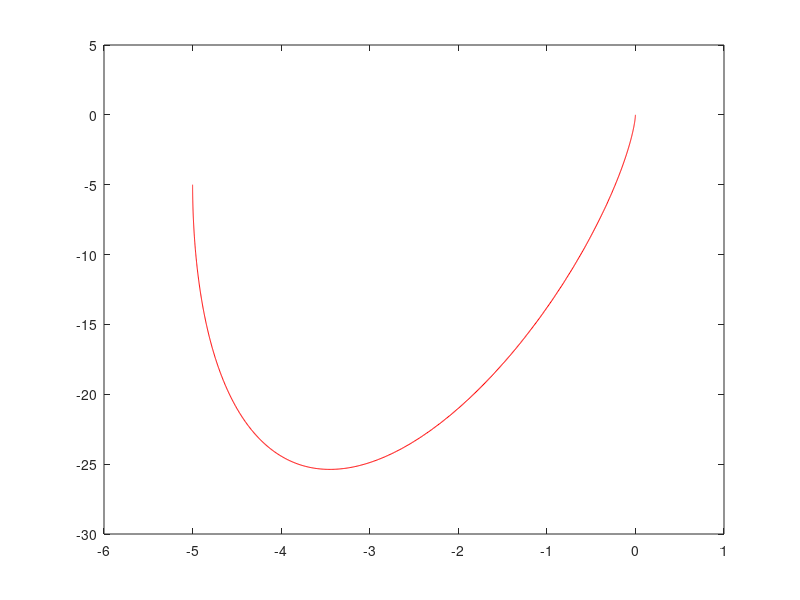

The MATLAB script that drew this image: (Note: this script raises an error after producing the figure.)
function xas = quad_traj_track2()
% EN.530.678: HW#4 sample
% 1) compute a reference path using a polynomial in flat output space
% 2) track the path using backstepping
%
% M. Kobilarov, Spring 2014


% boundary conditions in state space
x0 = [-5; -5; 0; 0; 0; 0];
xf = [0; 0; 0; 0; 0; 0];
T = 10;

%%%%%%%%% TRAJECTORY GENERATION %%%%%%%%%%%%%

% norm of initial and final velocity along desired path
% it determines how much the curves will bend
% and can be freely chosen

% quadrotor parameters
S.m = 0.2;
S.J = 0.15;
S.u1 = 1;
S.u1dot = 1;
S.u1ddot = 1;
S.u2 = 1;

% boundary conditions in flat output space 
y0 = uni_h(x0);
yf = uni_h(xf);
dy0 = x0(4:6);
dyf = xf(4:6);
d2y0 = (1/S.m)*Rot(x0(3))*[0; S.u1] + [0; -9.81];
d2y0 = [d2y0; S.u2/S.J];
d2yf = (1/S.m)*Rot(xf(3))*[0; S.u1] + [0; -9.81];
d2yf = [d2yf; S.u2/S.J];

% compute path coefficients
A = poly3_coeff(y0, dy0, d2y0, yf, dyf, d2yf, T);

% plot desired path
X = A*poly3(0:.01:T);
plot(X(1,:), X(2,:), '-r')
hold on


%%%%%%%%% TRAJECTORY TRACKING %%%%%%%%%%%%%
S.A = A;

% gains
S.k0 = 1; S.k1 = 1; S.k2 = 1; S.k3 = 1;

% perturb initial condition
x = x0 ;

% simulate system
[ts, xas] = ode45(@uni_ode, [0 T], x, [], S);

% visualize
plot(xas(:,1), xas(:,2), '-b');
legend('desired', 'executed')
title('Trajectory of quadcopter')
xlabel('x1'); ylabel('x2');
hold off

% figure(2);
% plot(ts, xas(:,1))
% hold on
% plot(ts, xas(:,2))
% plot(ts, xas(:,3))
% legend('x', 'y', 'yaw')

end
%%%%%%%%%%%%%%%%%%%%%%%%%%%%%%%%%%%%%%%%%%%%


function A = poly3_coeff(y0, dy0, d2y0, yf, dyf, d2yf, T)
% computes cubic curve connecting (y0,dy0) and (yf, dyf) at time T

Y = [y0, dy0, d2y0, yf, dyf, d2yf];
L = [poly3(0), dpoly3(0), d2poly3(0) ...
     poly3(T), dpoly3(T), d2poly3(T)];
A = Y/L;
end

%%%%%%%%%%%%%%%%%%%%%%%%%%%%%%%%%%%%%%%%%%%%%%%%

function y = uni_h(x)
% output function
    y = x(1:3);
end

function f = poly3(t)
    f = [t.^6; t.^5; t.^4; t.^3; t.^2; t; ones(size(t))];
end

function f = dpoly3(t)
    f = [6*t.^5; 5*t.^4; 4*t.^3; 3*t.^2; 2*t; ones(size(t)); zeros(size(t))];
end

function f = d2poly3(t)
    f = [30*t.^4; 20*t.^3; 12*t.^2; 6*t; 2; zeros(size(t)); zeros(size(t))];
end

%%%%%%%%%%%%%%%%%%%%%%%%%%%%%%%%%%%%%%%%%%%%%%%%%

function Ua = uni_ctrl(t, xa, S)
% tracking control law
R = Rot(xa(3));

% get desired outputs:
yd = S.A*poly3(t);
dyd = S.A*dpoly3(t);
d2yd = S.A*d2poly3(t);

% get current output and calculate error terms
y = uni_h(xa);
dy = xa(4:6);
% d2y = (1/S.m)*R*[0; xa(end-1)] + [0; -9.81];

% errors
e = y - yd;
de = dy - dyd;
% d2e = d2y - d2yd;

v = d2yd - S.k0*de - S.k1*e;

u1 = S.m*v(2) + S.m*(9.81);
u2 = S.J*(-S.k2*de(3) - S.k3*e(3));

Ua = [u1; u2];

end

%%%%%%%%%%%%%%%%%%%%%%%%%%%%%%%%%%%%%%%%%%%%%%

function R = Rot(a)

R = [cos(a), -sin(a);
     sin(a), cos(a)];
end

function dxa = uni_ode(t, xa, S)
% state = [x y yaw xDot yDot yawDot u1 u1Dot]
% [u1; u1Dot] is the dynamic compensator

% quadrotor ODE
Ua = uni_ctrl(t, xa, S);
R = Rot(xa(3));

u1 = Ua(1);
u2 = Ua(2);

dxa = [xa(4:6);
       (1/S.m)*R*[0; xa(end-1)] + [0; -9.81];
       u2/S.J];

end
%%%%%%%%%%%%%%%%%%%%%%%%%%%%%%%%%%%%%%%%%%%%%%
